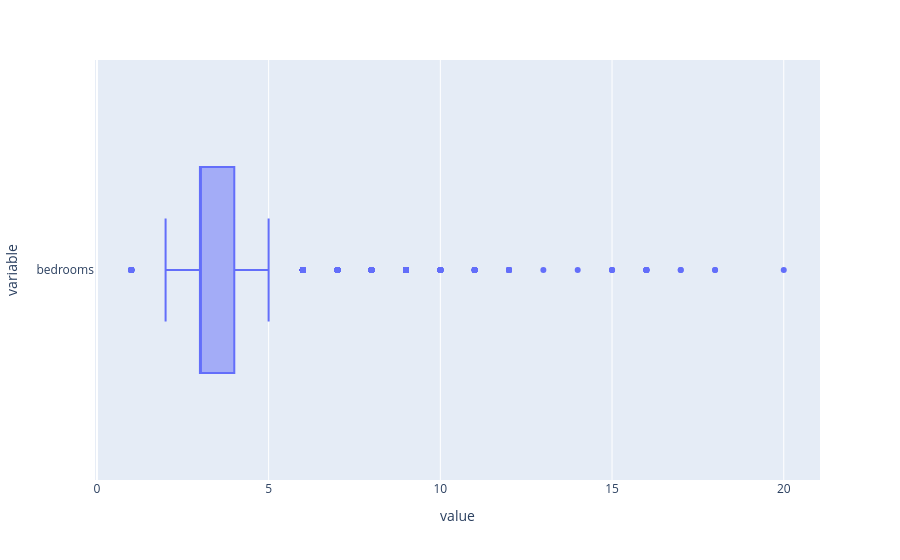

Source (notebook cell):
### Code cell
fig = px.box(
    data_frame= pre_process_df,
    x= ['bedrooms'],
)
fig.show()

### Figure 1 — Plotly figure (JSON) as saved in the notebook; plotly's stock layout.template omitted (floating-point values rounded to 4 significant figures; data arrays with more than 128 entries replaced by an {"elided": "..."} marker saying what was removed)
{"data": [{"alignmentgroup": "True", "hovertemplate": "value=%{x}<br>variable=%{y}<extra></extra>", "legendgroup": "", "marker": {"color": "#636efa"}, "name": "", "notched": false, "offsetgroup": "", "orientation": "h", "showlegend": false, "type": "box", "x": {"elided": "5531 int values"}, "x0": " ", "xaxis": "x", "y": {"elided": "5531 str values"}, "y0": " ", "yaxis": "y"}], "layout": {"boxmode": "group", "legend": {"tracegroupgap": 0}, "margin": {"t": 60}, "xaxis": {"anchor": "y", "domain": [0, 1], "title": {"text": "value"}}, "yaxis": {"anchor": "x", "domain": [0, 1], "title": {"text": "variable"}}}}
